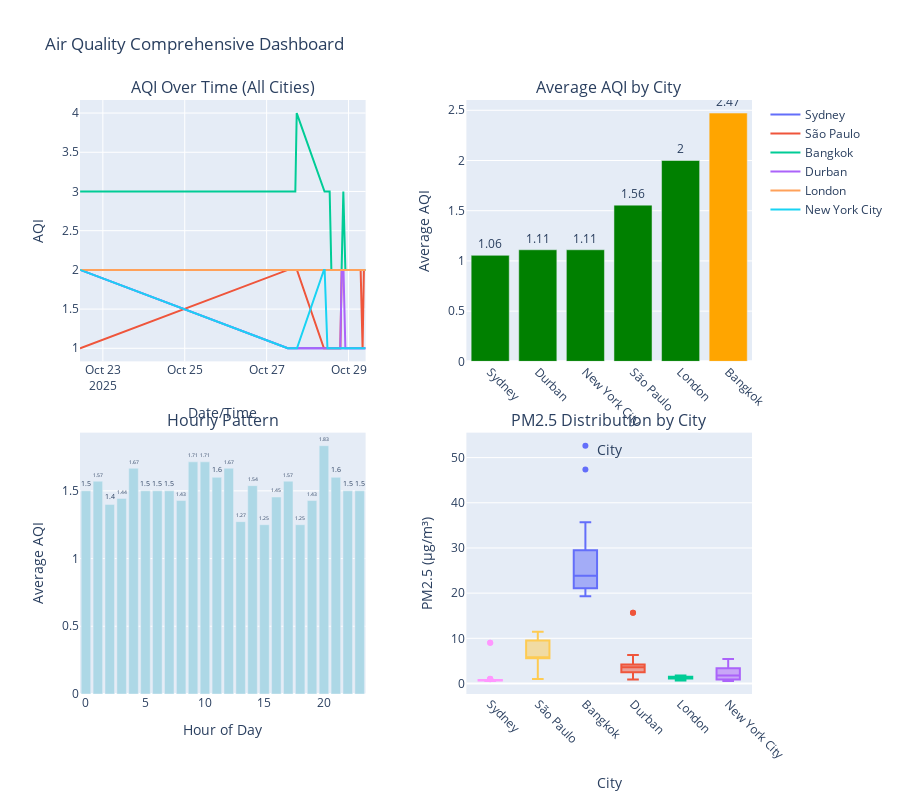

This figure's notebook cell:
### Markdown cell above
## 5. Interactive Dashboard 📊

### Code cell
# Create comprehensive dashboard
fig = make_subplots(
    rows=2, cols=2,
    subplot_titles=(
        'AQI Over Time (All Cities)',
        'Average AQI by City',
        'Hourly Pattern',
        'PM2.5 Distribution by City'
    ),
    specs=[
        [{"type": "scatter"}, {"type": "bar"}],
        [{"type": "bar"}, {"type": "box"}]
    ],
    vertical_spacing=0.12,
    horizontal_spacing=0.15
)

# 1. Time series (top left)
for city in df['city_name'].unique():
    city_data = df[df['city_name'] == city].sort_values('timestamp')
    fig.add_trace(
        go.Scatter(x=city_data['timestamp'], y=city_data['aqi'],
                   name=city, mode='lines', showlegend=True),
        row=1, col=1
    )

# 2. City averages (top right)
city_avg = df.groupby('city_name')['aqi'].mean().sort_values()
colors_bar = ['green' if x <= 2 else 'orange' if x <= 3 else 'red' for x in city_avg.values]
fig.add_trace(
    go.Bar(x=city_avg.index, y=city_avg.values, marker_color=colors_bar,
           showlegend=False, text=city_avg.values.round(2), textposition='outside'),
    row=1, col=2
)

# 3. Hourly pattern (bottom left)
hourly = df.groupby('hour')['aqi'].mean()
fig.add_trace(
    go.Bar(x=hourly.index, y=hourly.values, marker_color='lightblue',
           showlegend=False, text=hourly.values.round(2), textposition='outside'),
    row=2, col=1
)

# 4. PM2.5 box plot (bottom right)
for city in df['city_name'].unique():
    fig.add_trace(
        go.Box(y=df[df['city_name'] == city]['pm2_5'],
               name=city, showlegend=False),
        row=2, col=2
    )

# Update layout
fig.update_layout(height=800, title_text="Air Quality Comprehensive Dashboard", showlegend=True)
fig.update_xaxes(title_text="Date/Time", row=1, col=1)
fig.update_xaxes(title_text="City", tickangle=45, row=1, col=2)
fig.update_xaxes(title_text="Hour of Day", row=2, col=1)
fig.update_xaxes(title_text="City", tickangle=45, row=2, col=2)

fig.update_yaxes(title_text="AQI", row=1, col=1)
fig.update_yaxes(title_text="Average AQI", row=1, col=2)
fig.update_yaxes(title_text="Average AQI", row=2, col=1)
fig.update_yaxes(title_text="PM2.5 (μg/m³)", row=2, col=2)

fig.show()

# Save dashboard
dashboard_path = project_root / 'notebooks' / 'aqi_dashboard.html'
fig.write_html(str(dashboard_path))
print(f"\n✅ Dashboard saved to: {dashboard_path}")
print("📊 You can open this HTML file in any browser for a standalone dashboard!")
